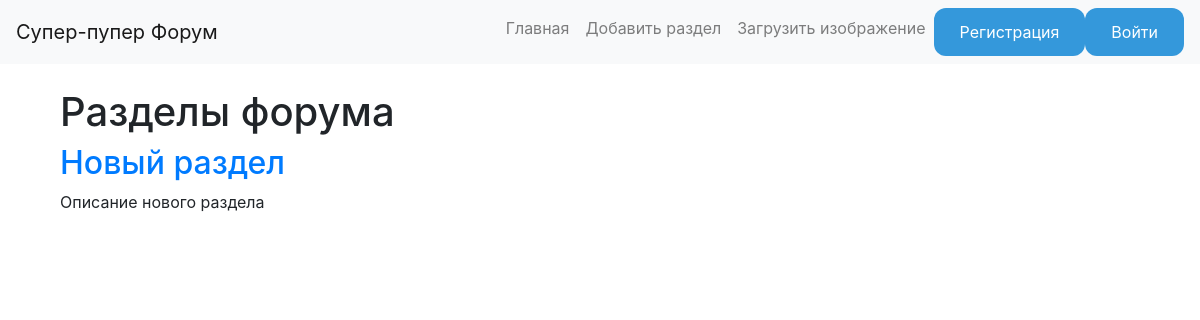
The page /index on the database as committed earlier.
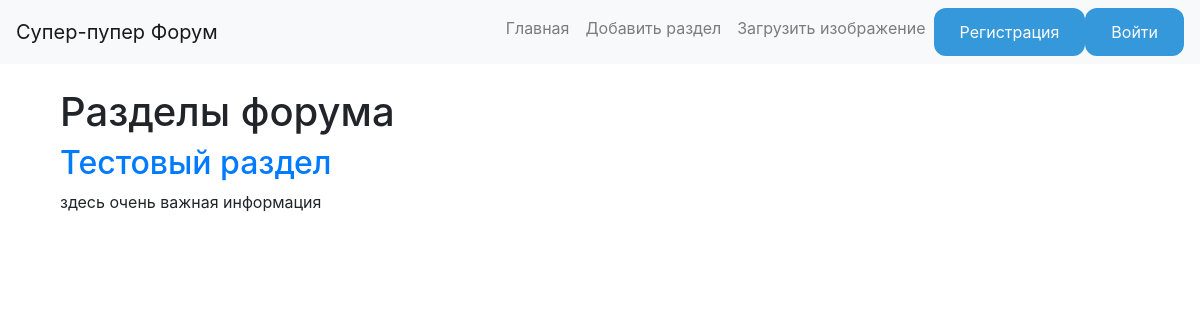
The same page on the database as committed later.
### models.py (models this page shows)
class Section(db.Model):
    id = db.Column(db.Integer, primary_key=True)
    title = db.Column(db.String(100), nullable=False)
    description = db.Column(db.String(255), nullable=True)
    topics = db.relationship('Topic', backref='section', lazy=True)

### server.py (the view)
@app.route('/')
@app.route('/index')
def index():
    sections = Section.query.all()
    return render_template("index.html", sections=sections)

### templates/index.html
{% extends "base.html" %}
{% block content %}
<div class="container mt-4">
    <h1>Разделы форума</h1>
    {% for section in sections %}
        <div>
            <h2><a href="{{ url_for('section', section_id=section.id) }}">{{ section.title }}</a></h2>
            <p>{{ section.description }}</p>
        </div>
    {% endfor %}
</div>
{% endblock %}

### templates/base.html (shortened to what this page needs)
<!DOCTYPE html>
<html lang="ru">
<head>
    <link rel="stylesheet" href="https://stackpath.bootstrapcdn.com/bootstrap/4.5.2/css/bootstrap.min.css">
    <link rel="stylesheet" href="{{ url_for('static', filename='style.css') }}">
</head>
<body>
<nav class="navbar navbar-expand-lg navbar-light bg-light">
    <a class="navbar-brand" href="/">Супер-пупер Форум</a>
    <div class="collapse navbar-collapse" id="navbarNav">
        <ul class="navbar-nav ml-auto">
            <li class="nav-item">
                <a class="nav-link" href="/">Главная</a>
            </li>
            <li class="nav-item">
                <a class="nav-link" href="/create_section">Добавить раздел</a>
            </li>
            <li class="nav-item">
                <a class="nav-link" href="/upload">Загрузить изображение</a>
            </li>
            {% if current_user.is_authenticated %}
            <span class="navbar-text email-display">{{ current_user.email }}</span>
            <li class="nav-item"><a href="{{ url_for('logout') }}" class="btn btn-custom">Выйти</a></li>
            {% else %}
            <li class="nav-item"><a href="{{ url_for('register_user') }}" class="btn btn-custom">Регистрация</a></li>
            <li class="nav-item"><a href="{{ url_for('login') }}" class="btn btn-custom">Войти</a></li>
            {% endif %}
        </ul>
    </div>
</nav>
<div class="container mt-3">
    {% block content %}{% endblock %}
</div>
</body>
</html>

### static/style.css (style rules this page uses)
.btn-custom { background-color: #3498db; color: white; padding: 10px 24px; border-radius: 12px; border: 2px solid transparent; transition: background-color 0.3s, color 0.3s; }

Rows that differ between the two databases and show on the page:
changed Section: title "Новый раздел" → "Тестовый раздел"; description "Описание нового раздела" → "здесь очень важная информация"
